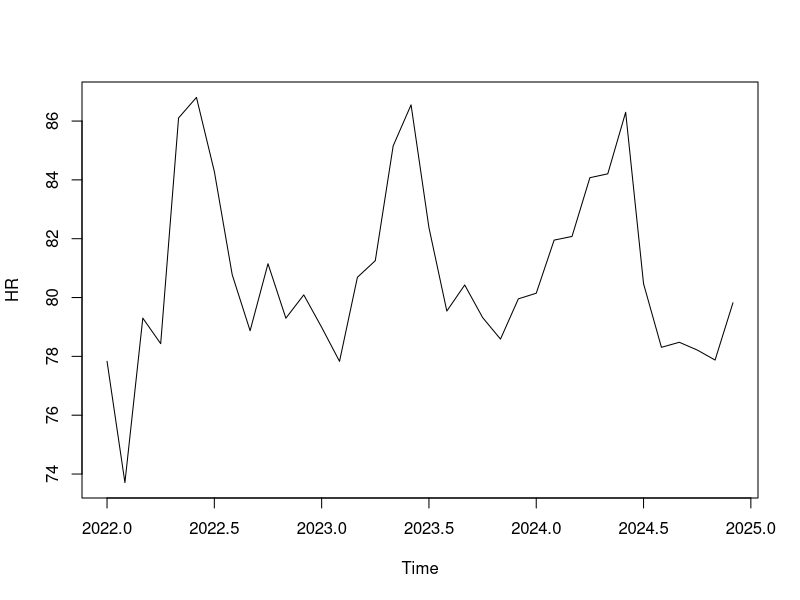
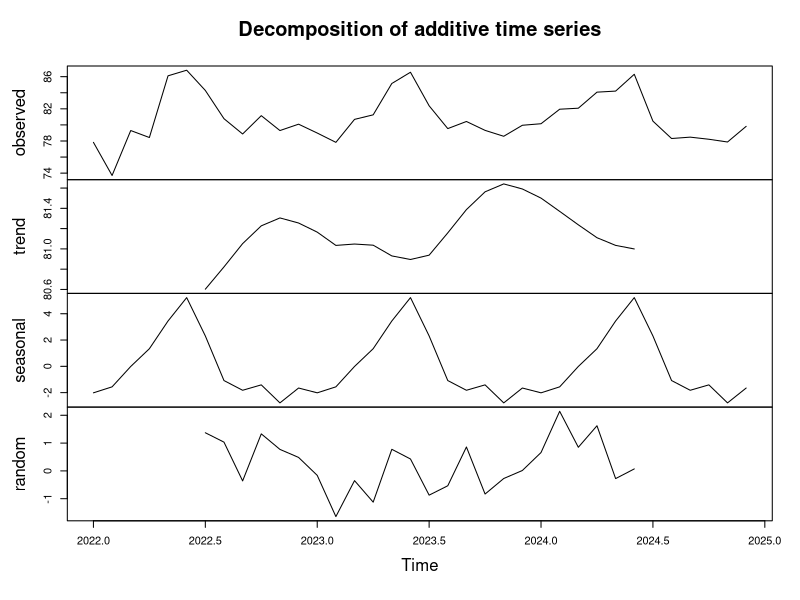
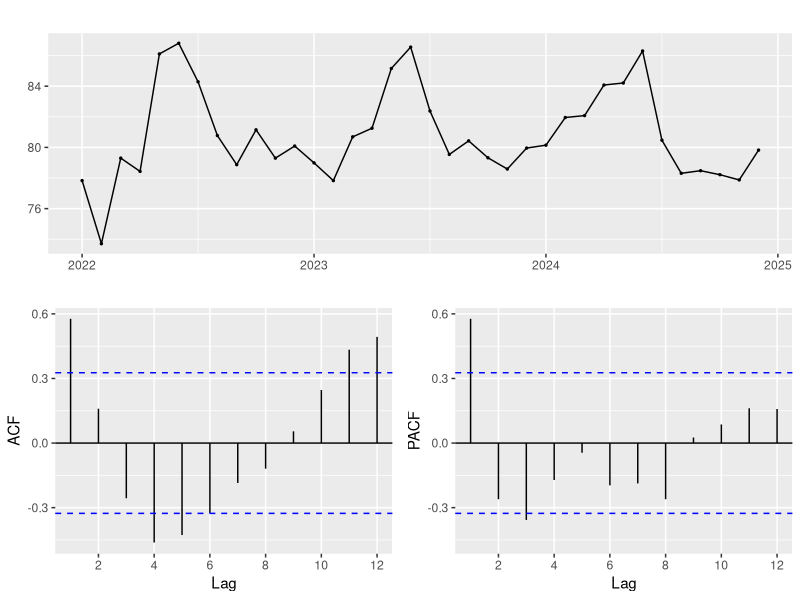
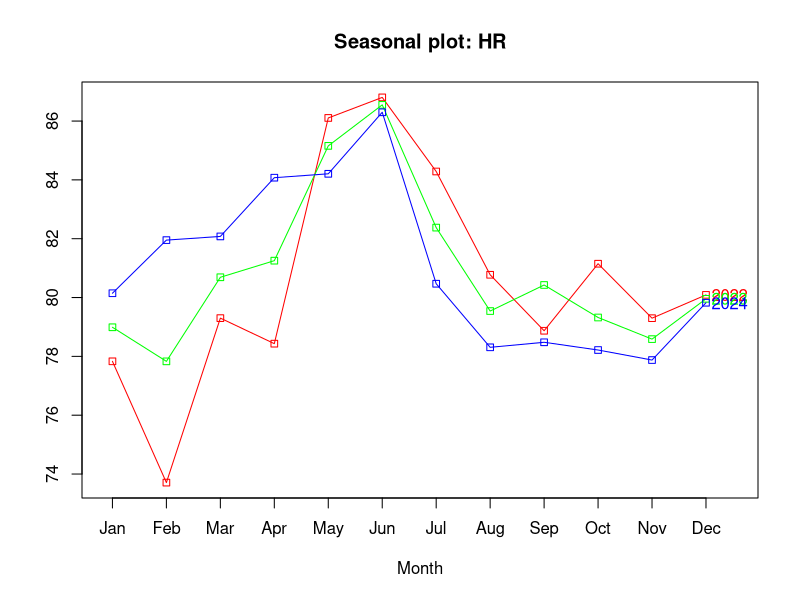
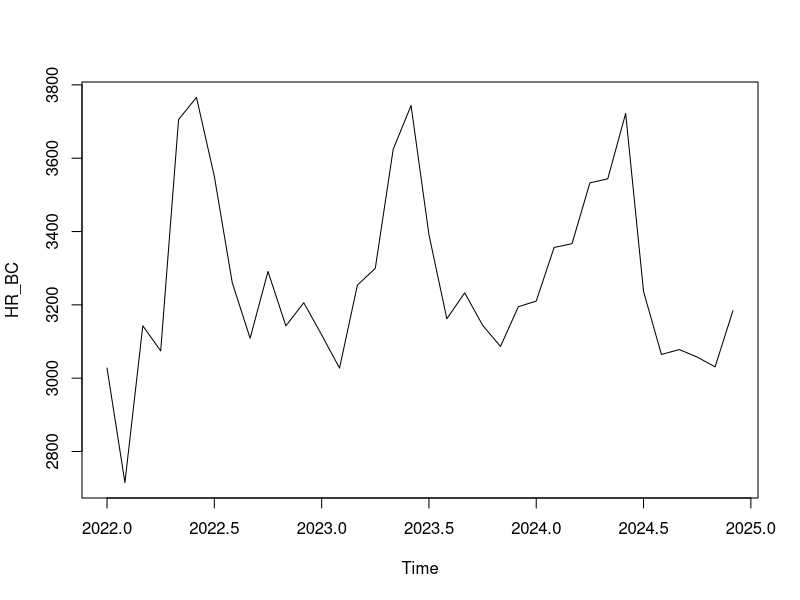
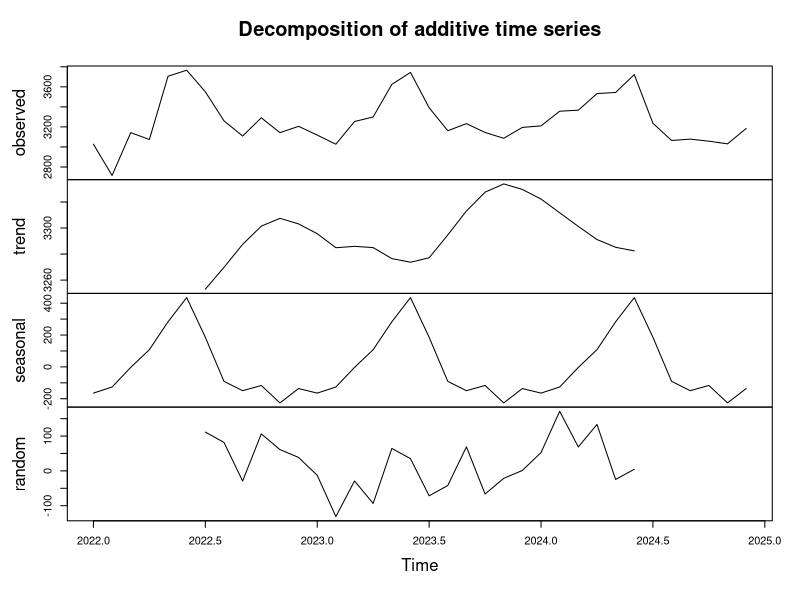
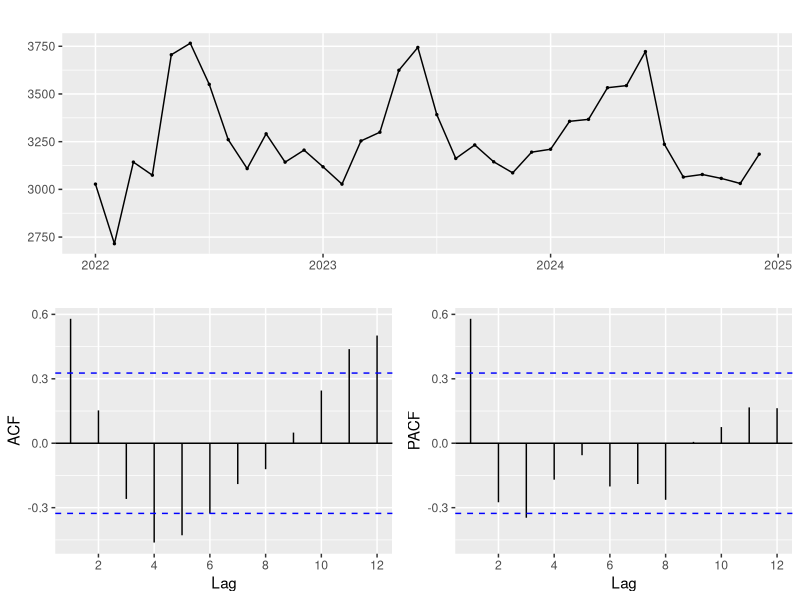
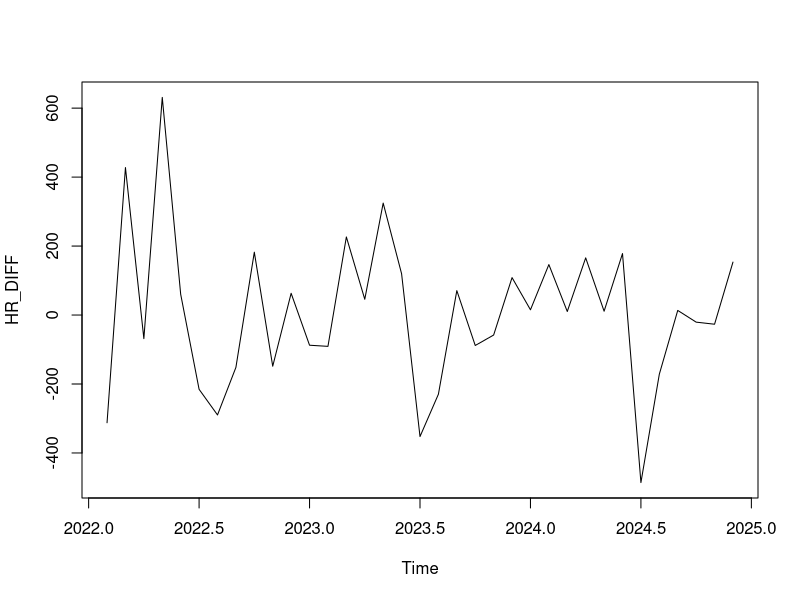

Source code (R) for these figures, in order: (Note: this script raises an error after producing the figures.)
# DADOS ATMOSFÉRICOS

# Carregamento dos Dados
library(readxl)
dados <- read_excel("ATM.xlsx", sheet = 7) 
dados
str(dados)

# Previsão de Ventos no Porto do Recife - Próximos 12 meses
# Modelagem SARIMA - Ventos no Porto do Recife
# Pacotes
if(!require(forecast))install.packages("forecast")
library(forecast)
if(!require(lmtest))install.packages("lmtest")
library(lmtest)
if(!require(readxl))install.packages("readxl")
library(readxl)
# Dados
HR <- read_excel("ATM.xlsx", sheet = 7)
HR

# Convertendo em ST
HR <- ts(HR,frequency = 12, start = c(2022,1))
HR
str(HR)

ts.plot(HR)

decomp.HR<-decompose(HR)
plot(decomp.HR)

ggtsdisplay(HR)

# Aferição Gráfica de Sazonalidade
seasonplot(HR, col = rainbow(3), year.labels = T, type = "o", 
           pch = 22)

# Transformação Box-Cox
L <- BoxCox.lambda(HR)
L

HR_BC <- BoxCox(HR, lambda = L)
HR_BC

ts.plot(HR_BC)

decomp.HR_BC<-decompose(HR_BC)
plot(decomp.HR_BC)

ggtsdisplay(HR_BC)

# Nº de Integrações (Diferenciações)
ndiffs(HR_BC)
HR_DIFF <- diff(HR_BC,1)
ts.plot(HR_DIFF)

decomp.HR_DIFF<-decompose(HR_DIFF)
plot(decomp.HR_DIFF)

ggtsdisplay(HR_DIFF) # "contar" "p" e "q"

# Nº de Diferenciações Sazonais # usando a série original
nsdiffs(HR) # Acho que tenho que fazer isso com a série original!!!

HR_DIFF2 <- diff(HR,12)
seasonplot(HR_DIFF2, col = rainbow(3), year.labels = T, type = "o", 
           pch = 22)

ggtsdisplay(HR_DIFF2) # "contar" "P" e "Q"

# Ajustando ARIMA/SARIMA
# Separando os Dados em Treino (train) e Teste (test)
HR_train <- ts(HR[1:28], frequency = 12)
HR_train

HR_test <- ts(HR[29:36], frequency = 12)
HR_test

FIT <- Arima(y = HR_train, order = c(1,1,0), seasonal = c(0,1,1), lambda = L)
summary(FIT)

coeftest(FIT)

# Plotar a Série Treino e Acurácia
plot(HR_train)

lines(FIT$fitted, col = "blue")

accuracy(HR_train, FIT$fitted)

# Calcular o coeficiente de determinação (R²)
# Fazer previsões no conjunto de treino
fitted_values <- FIT$fitted
ss_total <- sum((HR_train - mean(HR_train))^2)
ss_residual <- sum((HR_train - fitted_values)^2)
r_squared <- 1 - (ss_residual / ss_total)
r_squared

# Realizando Agora Forecast para 86 Previsões para Compara com o Teste (test)
predi <- forecast(FIT, h = 8)
predi

plot(predi)

# Plotar as Previsões com a Base de Teste
plot(as.numeric(HR_test), type = "l")

lines(as.numeric(predi$mean), col = "red")

accuracy(as.numeric(HR_test), as.numeric(predi$mean))

# Diagnóstico dos Resíduos do Modelo
tsdiag(FIT)

qqnorm(FIT$residuals)
qqline(FIT$residuals, col = "red")

# Fazer 12 previsões além do banco de dados
FIT_full <- Arima(y = HR, order = c(1,1,0), seasonal = c(0,1,1), lambda = L)
forecast_full <- forecast(FIT_full, h = 12)
forecast_full

plot(forecast_full)
lines(forecast_full$mean, col = "red", type = "o", pch = 16)


# HISTOGRAMAS DE PROBABILIDADE (HR)
# 13. Probabilidades da Incidência de HR
# 13.1. Prev. HR de fev/24
# Geração dos dados simulados
# set.seed(123) # Para reprodutibilidade
dados <- data.frame(HR = rnorm(5000, mean = 83.57, sd = 5))
dados

# Valor de referência para destaque
valor_referencia <- 77.83

media_valor <- mean(dados$HR) # Calcular a média dos dados
media_valor

# Calcular a probabilidade
probabilidade <- 1 - pnorm(valor_referencia, mean = 83.57, sd = 5)
probabilidade

# Gerar o gráfico ajustado
HR_fev <- ggplot(dados, aes(x = HR)) +
  geom_histogram(aes(y = ..density..), binwidth = 1.5, fill = "blue", color = "black", alpha = 0.7) +
  geom_vline(xintercept = valor_referencia, linetype = "dashed", color = "red", size = 1) +
  geom_vline(xintercept = media_valor, linetype = "dashed", color = "black", size = 1) +
  scale_x_continuous(labels = scales::number_format(big.mark = ".", decimal.mark = ",")) +
  stat_function(
    fun = dnorm,
    args = list(mean = 83.57, sd = 5),
    color = "red", linetype = "solid", size = 1
  ) +
  geom_area(
    stat = "function",
    fun = dnorm,
    args = list(mean = 83.57, sd = 5),
    fill = "red", alpha = 0.5,
    xlim = c(valor_referencia, max(dados$HR))
  ) +
  labs(
    x = "Humidade Rel. - Fevereiro/25 (%)",
    y = "Densidade"
  ) +
  annotate(
    "text", x = 95, y = 0.05,
    label = paste0("Prob = ", round(probabilidade * 100, 2), "%"),
    color = "red", size = 3.9, fontface = "bold"
  ) +
  annotate(
    "text", x = 75, y = 0.065,
    label = paste0("Média = ", round(media_valor, 2)),
    color = "black", size = 3.9, fontface = "bold"
  ) +
  theme_grey()
HR_fev

# 13.1. Prev. HR de mar/24
# Geração dos dados simulados
# set.seed(123) # Para reprodutibilidade
dados <- data.frame(HR = rnorm(5000, mean = 82.72, sd = 5))
dados

# Valor de referência para destaque
valor_referencia <- 82.07

media_valor <- mean(dados$HR) # Calcular a média dos dados
media_valor

# Calcular a probabilidade
probabilidade <- 1 - pnorm(valor_referencia, mean = 82.72, sd = 5)
probabilidade

# Gerar o gráfico ajustado
HR_mar <- ggplot(dados, aes(x = HR)) +
  geom_histogram(aes(y = ..density..), binwidth = 1.5, fill = "blue", color = "black", alpha = 0.7) +
  geom_vline(xintercept = valor_referencia, linetype = "dashed", color = "red", size = 1) +
  geom_vline(xintercept = media_valor, linetype = "dashed", color = "black", size = 1) +
  scale_x_continuous(labels = scales::number_format(big.mark = ".", decimal.mark = ",")) +
  stat_function(
    fun = dnorm,
    args = list(mean = 82.72, sd = 5),
    color = "red", linetype = "solid", size = 1
  ) +
  geom_area(
    stat = "function",
    fun = dnorm,
    args = list(mean = 82.72, sd = 5),
    fill = "red", alpha = 0.5,
    xlim = c(valor_referencia, max(dados$HR))
  ) +
  labs(
    x = "Humidade Rel. - Março/25 (%)",
    y = "Densidade"
  ) +
  annotate(
    "text", x = 95, y = 0.05,
    label = paste0("Prob = ", round(probabilidade * 100, 2), "%"),
    color = "red", size = 3.9, fontface = "bold"
  ) +
  annotate(
    "text", x = 75, y = 0.065,
    label = paste0("Média = ", round(media_valor, 2)),
    color = "black", size = 3.9, fontface = "bold"
  ) +
  theme_grey()
HR_mar

# 13.1. Prev. HR de abr/24
# Geração dos dados simulados
# set.seed(123) # Para reprodutibilidade
dados <- data.frame(HR = rnorm(5000, mean = 85.22, sd = 5))
dados

# Valor de referência para destaque
valor_referencia <- 84

media_valor <- mean(dados$HR) # Calcular a média dos dados
media_valor

# Calcular a probabilidade
probabilidade <- 1 - pnorm(valor_referencia, mean = 85.22, sd = 5)
probabilidade

# Gerar o gráfico ajustado
HR_abr <- ggplot(dados, aes(x = HR)) +
  geom_histogram(aes(y = ..density..), binwidth = 1.5, fill = "blue", color = "black", alpha = 0.7) +
  geom_vline(xintercept = valor_referencia, linetype = "dashed", color = "red", size = 1) +
  geom_vline(xintercept = media_valor, linetype = "dashed", color = "black", size = 1) +
  scale_x_continuous(labels = scales::number_format(big.mark = ".", decimal.mark = ",")) +
  stat_function(
    fun = dnorm,
    args = list(mean = 85.22, sd = 5),
    color = "red", linetype = "solid", size = 1
  ) +
  geom_area(
    stat = "function",
    fun = dnorm,
    args = list(mean = 85.22, sd = 5),
    fill = "red", alpha = 0.5,
    xlim = c(valor_referencia, max(dados$HR))
  ) +
  labs(
    x = "Humidade Rel. - Abril/25 (%)",
    y = "Densidade"
  ) +
  annotate(
    "text", x = 95, y = 0.05,
    label = paste0("Prob = ", round(probabilidade * 100, 2), "%"),
    color = "red", size = 3.9, fontface = "bold"
  ) +
  annotate(
    "text", x = 77, y = 0.065,
    label = paste0("Média = ", round(media_valor, 2)),
    color = "black", size = 3.9, fontface = "bold"
  ) +
  theme_grey()
HR_abr

# 13.1. Prev. HR de abr/24
# Geração dos dados simulados
# set.seed(123) # Para reprodutibilidade
dados <- data.frame(HR = rnorm(5000, mean = 84.08, sd = 5))
dados

# Valor de referência para destaque
valor_referencia <- 85.15

media_valor <- mean(dados$HR) # Calcular a média dos dados
media_valor

# Calcular a probabilidade
probabilidade <- 1 - pnorm(valor_referencia, mean = 84.08, sd = 5)
probabilidade

# Gerar o gráfico ajustado
HR_mai <- ggplot(dados, aes(x = HR)) +
  geom_histogram(aes(y = ..density..), binwidth = 1.5, fill = "blue", color = "black", alpha = 0.7) +
  geom_vline(xintercept = valor_referencia, linetype = "dashed", color = "red", size = 1) +
  geom_vline(xintercept = media_valor, linetype = "dashed", color = "black", size = 1) +
  scale_x_continuous(labels = scales::number_format(big.mark = ".", decimal.mark = ",")) +
  stat_function(
    fun = dnorm,
    args = list(mean = 84.08, sd = 5),
    color = "red", linetype = "solid", size = 1
  ) +
  geom_area(
    stat = "function",
    fun = dnorm,
    args = list(mean = 84.08, sd = 5),
    fill = "red", alpha = 0.5,
    xlim = c(valor_referencia, max(dados$HR))
  ) +
  labs(
    x = "Humidade Rel. - Maio/25 (%)",
    y = "Densidade"
  ) +
  annotate(
    "text", x = 95, y = 0.05,
    label = paste0("Prob = ", round(probabilidade * 100, 2), "%"),
    color = "red", size = 3.9, fontface = "bold"
  ) +
  annotate(
    "text", x = 76, y = 0.065,
    label = paste0("Média = ", round(media_valor, 2)),
    color = "black", size = 3.9, fontface = "bold"
  ) +
  theme_grey()
HR_mai

library(patchwork)
library(magrittr)
(HR_fev + HR_mar)/(HR_abr + HR_mai)
